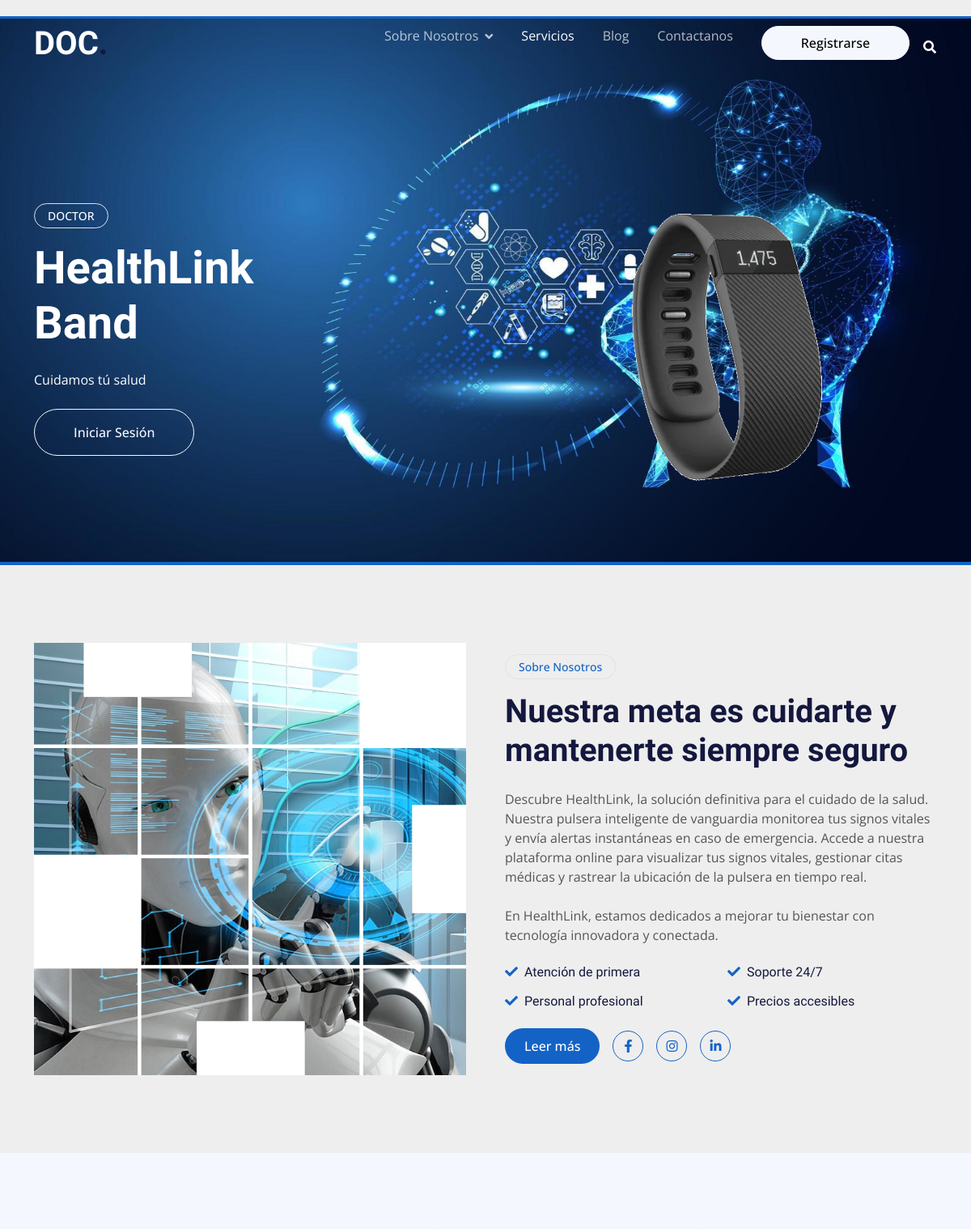
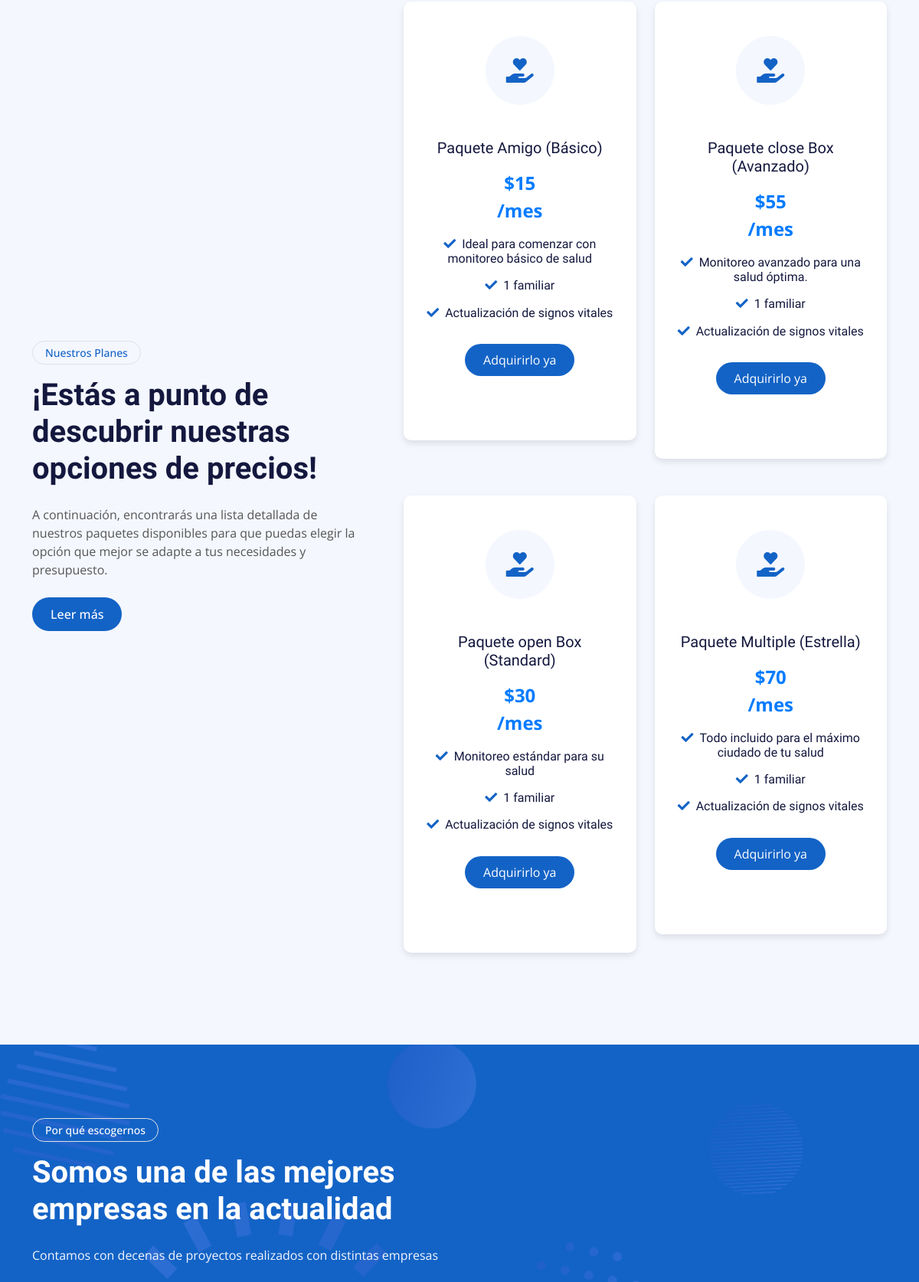
The page / (upper part) on the database its author committed (2 pictures, top to bottom).
### myapp/models.py (models this page shows, shortened)
class Paquete(models.Model):
    name = models.CharField(max_length=200)
    descripcion = models.CharField(max_length=500)
    descripcion_detallada = models.TextField(blank=True)
    valor = models.IntegerField(default=0)
    servicios = models.ManyToManyField(Servicio, through='PaqueteServicio', related_name='paquetes')

### myapp/views.py (the view)
# urls.py: path('', views.index),
def index(request):
    title = 'AI.Tech - Pulseras Wifi'
    paquetes = Paquete.objects.all()
    blogs = BlogNoticia.objects.all()
    return render(request, "index.html", {
        'title': title,
        'paquetes': paquetes,
        'blogs': blogs
    })

### myapp/templates/index.html (shortened to what this page needs)
<!DOCTYPE html>
<html lang="en">
{% extends 'base.html' %}
{% load static %}
{% block content %}
<body>
    {% include 'navbar.html' %}
    <div class="container-fluid pt-5 bg-primary hero-header mb-5">
        <div class="container pt-5">
            <div class="row g-5 pt-5">
                <div class="col-lg-6 align-self-center text-center text-lg-start mb-lg-5">
                    <div class="btn btn-sm border rounded-pill text-white px-3 mb-3 animated slideInRight">DOCTOR</div>
                    <h1 class="display-4 text-white mb-4 animated slideInRight">HealthLink <br> Band</h1>
                    <p class="text-white mb-4 animated slideInRight">Cuidamos tú salud</p>
                    <a href="/login" class="btn btn-outline-light py-sm-3 px-sm-5 rounded-pill animated slideInRight">Iniciar Sesión</a>
                </div>
                <div class="col-lg-6 align-self-end text-center text-lg-end">
                    <img class="img-fluid" src="{% static 'img/brazalete4.webp'%}" alt="Banda Wifi">
                </div>
            </div>
        </div>
    </div>
    <div class="container-fluid py-5">
        <div class="container">
            <div class="row g-5 align-items-center">
                <div class="col-lg-6 wow fadeIn" data-wow-delay="0.1s">
                    <div class="about-img">
                        <img class="img-fluid" src="{% static 'img/about-img.jpg' %}">
                    </div>
                </div>
                <div class="col-lg-6 wow fadeIn" data-wow-delay="0.5s">
                    <div class="btn btn-sm border rounded-pill text-primary px-3 mb-3">Sobre Nosotros</div>
                    <h1 class="mb-4">Nuestra meta es cuidarte y mantenerte siempre seguro</h1>
                    <p class="mb-4">Descubre HealthLink, la solución definitiva para el cuidado de la salud. Nuestra pulsera inteligente de vanguardia monitorea tus signos vitales y envía alertas instantáneas en caso de emergencia.
                        Accede a nuestra plataforma online para visualizar tus signos vitales, gestionar citas médicas y rastrear la ubicación de la pulsera en tiempo real.
                        </p>
                    <p class="mb-4">En HealthLink, estamos dedicados a mejorar tu bienestar con tecnología innovadora y conectada.</p>
                    <div class="row g-3">
                        <div class="col-sm-6">
                            <h6 class="mb-3"><i class="fa fa-check text-primary me-2"></i>Atención de primera</h6>
                            <h6 class="mb-0"><i class="fa fa-check text-primary me-2"></i>Personal profesional</h6>
                        </div>
                        <div class="col-sm-6">
                            <h6 class="mb-3"><i class="fa fa-check text-primary me-2"></i>Soporte 24/7</h6>
                            <h6 class="mb-0"><i class="fa fa-check text-primary me-2"></i>Precios accesibles</h6>
                        </div>
                    </div>
                    <div class="d-flex align-items-center mt-4">
                        <a class="btn btn-primary rounded-pill px-4 me-3" href="/contact">Leer más</a>
                        <a class="btn btn-outline-primary btn-square me-3" href="https://www.facebook.com/profile.php?id=100089246290406"><i class="fab fa-facebook-f"></i></a>
                        <a class="btn btn-outline-primary btn-square me-3" href="https://www.instagram.com/hangaroa_s.a?utm_source=ig_web_button_share_sheet&igsh=ZDNlZDc0MzIxNw=="><i class="fab fa-instagram"></i></a>
                        <a class="btn btn-outline-primary btn-square" href="https://www.hangaroa.ec/"><i class="fab fa-linkedin-in"></i></a>
                    </div>
                </div>
            </div>
        </div>
    </div>
    <div class="container-fluid bg-light mt-5 py-5">
        <div class="container py-5">
            <div class="row g-5 align-items-center">
                <div class="col-lg-5 wow fadeIn" data-wow-delay="0.1s">
                    <div class="btn btn-sm border rounded-pill text-primary px-3 mb-3">Nuestros Planes</div>
                    <h1 class="mb-4">¡Estás a punto de descubrir nuestras opciones de precios!</h1>
                    <p class="mb-4">A continuación, encontrarás una lista detallada de nuestros paquetes
                        disponibles para que puedas elegir la opción que mejor se adapte a tus necesidades y presupuesto.</p>
                    <a class="btn btn-primary rounded-pill px-4" href="">Leer más</a>
                </div>
                <div class="col-lg-7">
                    <div class="row g-4">
                        {% for paquete in paquetes %}
                        <div class="col-md-6" data-wow-delay="0.1s">
                            <div class="service-item flex-column justify-content-center text-center rounded">
                                <div class="service-icon btn-square">
                                    <i class="fa fa-hand-holding-heart fa-2x"></i>
                                </div>
                                <br>
                                <h5 class="mb-3">{{paquete.name}}</h5>
                                <p>${{paquete.valor}}<br> /mes</p>
                                <div class="col-sm-12">
                                    <h6 class="mb-3"><i class="fa fa-check text-primary me-2"></i>{{paquete.descripcion}}</h6>
                                    <h6 class="mb-3"><i class="fa fa-check text-primary me-2"></i>1 familiar</h6>
                                    <h6 class="mb-3"><i class="fa fa-check text-primary me-2"></i>Actualización de signos vitales</h6>
                                    <br>
                                </div>
                                <a class="btn-primary rounded-pill px-4" href="/pagos/{{ paquete.id }}">Adquirirlo ya</a>
                                <br><br><br>
                            </div>
                        </div>
                        {% endfor %}
                    </div>
                </div>
            </div>
        </div>
    </div>
    <div class="container-fluid bg-primary feature pt-5">
        <div class="container pt-5">
            <div class="row g-5">
                <div class="col-lg-6 align-self-center mb-md-5 pb-md-5 wow fadeIn" data-wow-delay="0.3s">
                    <div class="btn btn-sm border rounded-pill text-white px-3 mb-3">Por qué escogernos</div>
                    <h1 class="text-white mb-4">Somos una de las mejores empresas en la actualidad</h1>
                    <p class="text-light mb-4">Contamos con decenas de proyectos realizados con distintas empresas</p>
                </div>
            </div>
        </div>
    </div>
</body>
{% endblock %}

### myapp/static/css/style.css (style rules this page uses)
:root { --primary: #1363C6; --secondary: #15ACE1; --light: #F4F7FE; --dark: #14183E; }
h1, h2, h3, .fw-bold { font-weight: 700 !important; }
h4, h5, h6, .fw-medium { font-weight: 500 !important; }
.btn { font-weight: 500; transition: .5s; }
.btn-square { width: 38px; height: 38px; }
.btn-square, .btn-sm-square, .btn-lg-square { padding: 0; display: flex; align-items: center; justify-content: center; font-weight: normal; border-radius: 50px; }
.hero-header { margin-top: -75px; background: url(../img/intentoFondo.jpg) center center no-repeat; background-size: 100% 99%; }
.about-img { position: relative; overflow: hidden; }
.about-img::after { position: absolute; content: ""; width: 100%; height: 100%; top: 0; left: 0; background: url(../img/bg-about-img.png) top left no-repeat; background-size: contain; }
.service-item { position: relative; padding: 45px 30px; background: #FFFFFF; transition: .5s; }
.service-item .service-icon { margin: 0 auto 20px auto; width: 90px; height: 90px; color: var(--primary); background: var(--light); transition: .5s; }
.service-item h5, .service-item p { transition: .5s; }
.feature { background: url(../img/bg-hero.png) center center no-repeat; background-size: cover; }
body { margin-top: 20px; background: #eee; }
.btn-primary { border-radius: 20px; border: 0; padding: 10px 24px; }
.service-item { box-shadow: 0 4px 8px rgba(0, 0, 0, 0.1); transition: transform 0.3s ease-in-out; }
.service-item p:nth-child(4) { font-size: 24px; color: #007bff; font-weight: bold; }

### rows shown on the page
Paquete: name "Paquete Amigo (Básico)", valor "15", descripcion "Ideal para comenzar con monitoreo básico de salud"
Paquete: name "Paquete close Box (Avanzado)", valor "55", descripcion "Monitoreo avanzado para una salud óptima."
Paquete: name "Paquete open Box (Standard)", valor "30", descripcion "Monitoreo estándar para su salud"
Paquete: name "Paquete Multiple (Estrella)", valor "70", descripcion "Todo incluido para el máximo ciudado de tu salud"
